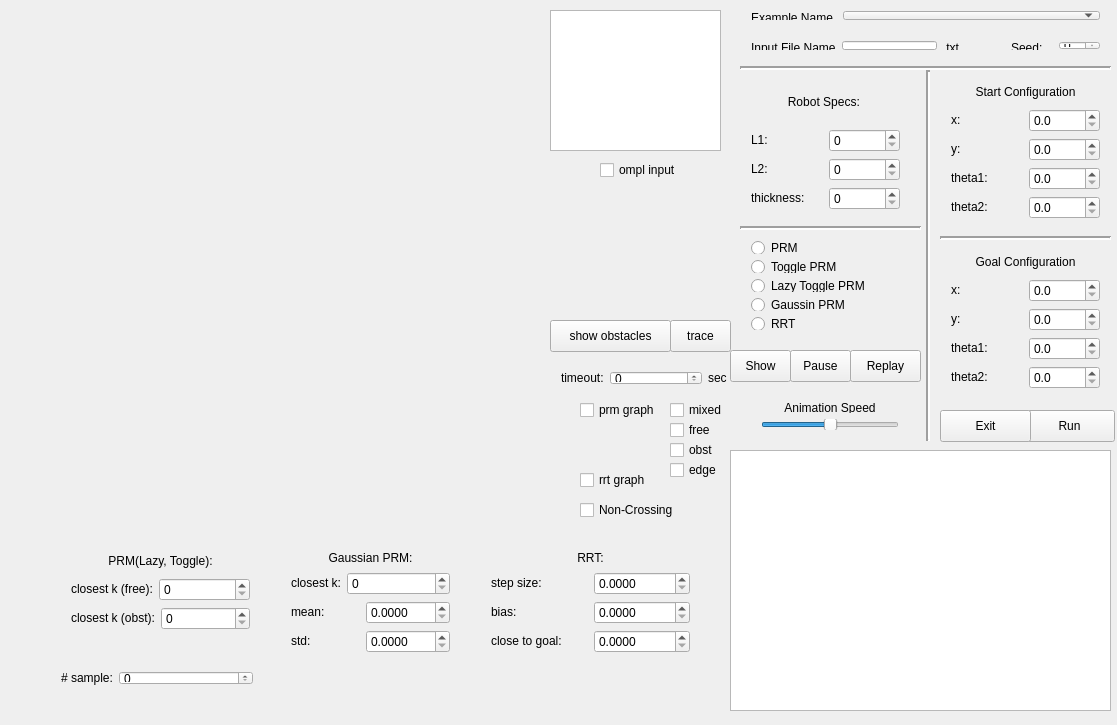
<?xml version="1.0" encoding="UTF-8"?>
<ui version="4.0">
 <class>MainWindow</class>
 <widget class="QMainWindow" name="MainWindow">
  <property name="geometry">
   <rect>
    <x>0</x>
    <y>0</y>
    <width>1117</width>
    <height>725</height>
   </rect>
  </property>
  <property name="maximumSize">
   <size>
    <width>1200</width>
    <height>750</height>
   </size>
  </property>
  <property name="windowTitle">
   <string>Non-Crossing 2-Links Robot Motion Planning</string>
  </property>
  <widget class="QWidget" name="centralWidget">
   <widget class="QTextBrowser" name="textOutput">
    <property name="geometry">
     <rect>
      <x>730</x>
      <y>450</y>
      <width>381</width>
      <height>261</height>
     </rect>
    </property>
   </widget>
   <widget class="QPushButton" name="run">
    <property name="geometry">
     <rect>
      <x>1024</x>
      <y>410</y>
      <width>91</width>
      <height>32</height>
     </rect>
    </property>
    <property name="text">
     <string>Run</string>
    </property>
   </widget>
   <widget class="QWidget" name="horizontalLayoutWidget">
    <property name="geometry">
     <rect>
      <x>740</x>
      <y>30</y>
      <width>231</width>
      <height>31</height>
     </rect>
    </property>
    <layout class="QHBoxLayout" name="horizontalLayout">
     <item>
      <widget class="QLabel" name="label">
       <property name="text">
        <string>&lt;html&gt;&lt;head/&gt;&lt;body&gt;&lt;p&gt;Input File Name&lt;/p&gt;&lt;/body&gt;&lt;/html&gt;</string>
       </property>
      </widget>
     </item>
     <item>
      <widget class="QLineEdit" name="inputFile"/>
     </item>
     <item>
      <widget class="QLabel" name="label_2">
       <property name="text">
        <string>&lt;html&gt;&lt;head/&gt;&lt;body&gt;&lt;p&gt;.txt&lt;/p&gt;&lt;/body&gt;&lt;/html&gt;</string>
       </property>
      </widget>
     </item>
    </layout>
   </widget>
   <widget class="QWidget" name="verticalLayoutWidget">
    <property name="geometry">
     <rect>
      <x>940</x>
      <y>70</y>
      <width>171</width>
      <height>160</height>
     </rect>
    </property>
    <layout class="QVBoxLayout" name="verticalLayout">
     <item>
      <widget class="QLabel" name="label_3">
       <property name="text">
        <string>&lt;html&gt;&lt;head/&gt;&lt;body&gt;&lt;p align=&quot;center&quot;&gt;Start Configuration&lt;/p&gt;&lt;/body&gt;&lt;/html&gt;</string>
       </property>
      </widget>
     </item>
     <item>
      <layout class="QHBoxLayout" name="horizontalLayout_2">
       <item>
        <widget class="QLabel" name="label_4">
         <property name="text">
          <string>&lt;html&gt;&lt;head/&gt;&lt;body&gt;&lt;p&gt;x:&lt;/p&gt;&lt;/body&gt;&lt;/html&gt;</string>
         </property>
        </widget>
       </item>
       <item>
        <widget class="QDoubleSpinBox" name="aX">
         <property name="decimals">
          <number>1</number>
         </property>
         <property name="maximum">
          <double>512.000000000000000</double>
         </property>
        </widget>
       </item>
      </layout>
     </item>
     <item>
      <layout class="QHBoxLayout" name="horizontalLayout_3">
       <item>
        <widget class="QLabel" name="label_5">
         <property name="text">
          <string>&lt;html&gt;&lt;head/&gt;&lt;body&gt;&lt;p&gt;y:&lt;/p&gt;&lt;/body&gt;&lt;/html&gt;</string>
         </property>
        </widget>
       </item>
       <item>
        <widget class="QDoubleSpinBox" name="aY">
         <property name="decimals">
          <number>1</number>
         </property>
         <property name="maximum">
          <double>512.000000000000000</double>
         </property>
        </widget>
       </item>
      </layout>
     </item>
     <item>
      <layout class="QHBoxLayout" name="horizontalLayout_4">
       <item>
        <widget class="QLabel" name="label_6">
         <property name="text">
          <string>&lt;html&gt;&lt;head/&gt;&lt;body&gt;&lt;p&gt;theta1:&lt;/p&gt;&lt;/body&gt;&lt;/html&gt;</string>
         </property>
        </widget>
       </item>
       <item>
        <widget class="QDoubleSpinBox" name="aT1">
         <property name="decimals">
          <number>1</number>
         </property>
         <property name="maximum">
          <double>360.000000000000000</double>
         </property>
        </widget>
       </item>
      </layout>
     </item>
     <item>
      <layout class="QHBoxLayout" name="horizontalLayout_5">
       <item>
        <widget class="QLabel" name="label_7">
         <property name="text">
          <string>&lt;html&gt;&lt;head/&gt;&lt;body&gt;&lt;p&gt;theta2:&lt;/p&gt;&lt;/body&gt;&lt;/html&gt;</string>
         </property>
        </widget>
       </item>
       <item>
        <widget class="QDoubleSpinBox" name="aT2">
         <property name="decimals">
          <number>1</number>
         </property>
         <property name="maximum">
          <double>360.000000000000000</double>
         </property>
        </widget>
       </item>
      </layout>
     </item>
    </layout>
   </widget>
   <widget class="QWidget" name="verticalLayoutWidget_2">
    <property name="geometry">
     <rect>
      <x>940</x>
      <y>240</y>
      <width>171</width>
      <height>160</height>
     </rect>
    </property>
    <layout class="QVBoxLayout" name="verticalLayout_2">
     <item>
      <widget class="QLabel" name="label_8">
       <property name="text">
        <string>&lt;html&gt;&lt;head/&gt;&lt;body&gt;&lt;p align=&quot;center&quot;&gt;Goal Configuration&lt;/p&gt;&lt;/body&gt;&lt;/html&gt;</string>
       </property>
      </widget>
     </item>
     <item>
      <layout class="QHBoxLayout" name="horizontalLayout_6">
       <item>
        <widget class="QLabel" name="label_9">
         <property name="text">
          <string>&lt;html&gt;&lt;head/&gt;&lt;body&gt;&lt;p&gt;x:&lt;/p&gt;&lt;/body&gt;&lt;/html&gt;</string>
         </property>
        </widget>
       </item>
       <item>
        <widget class="QDoubleSpinBox" name="bX">
         <property name="decimals">
          <number>1</number>
         </property>
         <property name="maximum">
          <double>512.000000000000000</double>
         </property>
        </widget>
       </item>
      </layout>
     </item>
     <item>
      <layout class="QHBoxLayout" name="horizontalLayout_7">
       <item>
        <widget class="QLabel" name="label_10">
         <property name="text">
          <string>&lt;html&gt;&lt;head/&gt;&lt;body&gt;&lt;p&gt;y:&lt;/p&gt;&lt;/body&gt;&lt;/html&gt;</string>
         </property>
        </widget>
       </item>
       <item>
        <widget class="QDoubleSpinBox" name="bY">
         <property name="decimals">
          <number>1</number>
         </property>
         <property name="maximum">
          <double>512.000000000000000</double>
         </property>
        </widget>
       </item>
      </layout>
     </item>
     <item>
      <layout class="QHBoxLayout" name="horizontalLayout_8">
       <item>
        <widget class="QLabel" name="label_11">
         <property name="text">
          <string>&lt;html&gt;&lt;head/&gt;&lt;body&gt;&lt;p&gt;theta1:&lt;/p&gt;&lt;/body&gt;&lt;/html&gt;</string>
         </property>
        </widget>
       </item>
       <item>
        <widget class="QDoubleSpinBox" name="bT1">
         <property name="decimals">
          <number>1</number>
         </property>
         <property name="maximum">
          <double>360.000000000000000</double>
         </property>
        </widget>
       </item>
      </layout>
     </item>
     <item>
      <layout class="QHBoxLayout" name="horizontalLayout_9">
       <item>
        <widget class="QLabel" name="label_12">
         <property name="text">
          <string>&lt;html&gt;&lt;head/&gt;&lt;body&gt;&lt;p&gt;theta2:&lt;/p&gt;&lt;/body&gt;&lt;/html&gt;</string>
         </property>
        </widget>
       </item>
       <item>
        <widget class="QDoubleSpinBox" name="bT2">
         <property name="decimals">
          <number>1</number>
         </property>
         <property name="maximum">
          <double>360.000000000000000</double>
         </property>
        </widget>
       </item>
      </layout>
     </item>
    </layout>
   </widget>
   <widget class="QWidget" name="verticalLayoutWidget_3">
    <property name="geometry">
     <rect>
      <x>740</x>
      <y>70</y>
      <width>171</width>
      <height>151</height>
     </rect>
    </property>
    <layout class="QVBoxLayout" name="verticalLayout_3">
     <item>
      <widget class="QLabel" name="label_13">
       <property name="text">
        <string>&lt;html&gt;&lt;head/&gt;&lt;body&gt;&lt;p align=&quot;center&quot;&gt;Robot Specs: &lt;/p&gt;&lt;/body&gt;&lt;/html&gt;</string>
       </property>
      </widget>
     </item>
     <item>
      <layout class="QHBoxLayout" name="horizontalLayout_10">
       <item>
        <widget class="QLabel" name="label_14">
         <property name="text">
          <string>&lt;html&gt;&lt;head/&gt;&lt;body&gt;&lt;p&gt;L1:&lt;/p&gt;&lt;/body&gt;&lt;/html&gt;</string>
         </property>
        </widget>
       </item>
       <item>
        <widget class="QDoubleSpinBox" name="l1">
         <property name="decimals">
          <number>0</number>
         </property>
         <property name="maximum">
          <double>1000.000000000000000</double>
         </property>
        </widget>
       </item>
      </layout>
     </item>
     <item>
      <layout class="QHBoxLayout" name="horizontalLayout_20">
       <item>
        <widget class="QLabel" name="label_28">
         <property name="text">
          <string>&lt;html&gt;&lt;head/&gt;&lt;body&gt;&lt;p&gt;L2:&lt;/p&gt;&lt;/body&gt;&lt;/html&gt;</string>
         </property>
        </widget>
       </item>
       <item>
        <widget class="QDoubleSpinBox" name="l2">
         <property name="decimals">
          <number>0</number>
         </property>
         <property name="maximum">
          <double>1000.000000000000000</double>
         </property>
        </widget>
       </item>
      </layout>
     </item>
     <item>
      <layout class="QHBoxLayout" name="horizontalLayout_11">
       <item>
        <widget class="QLabel" name="label_15">
         <property name="text">
          <string>&lt;html&gt;&lt;head/&gt;&lt;body&gt;&lt;p&gt;thickness:&lt;/p&gt;&lt;/body&gt;&lt;/html&gt;</string>
         </property>
        </widget>
       </item>
       <item>
        <widget class="QDoubleSpinBox" name="thickness">
         <property name="decimals">
          <number>0</number>
         </property>
         <property name="maximum">
          <double>1000.000000000000000</double>
         </property>
        </widget>
       </item>
      </layout>
     </item>
    </layout>
   </widget>
   <widget class="QWidget" name="horizontalLayoutWidget_9">
    <property name="geometry">
     <rect>
      <x>1000</x>
      <y>30</y>
      <width>111</width>
      <height>31</height>
     </rect>
    </property>
    <layout class="QHBoxLayout" name="horizontalLayout_13">
     <item>
      <widget class="QLabel" name="label_17">
       <property name="text">
        <string>&lt;html&gt;&lt;head/&gt;&lt;body&gt;&lt;p&gt;Seed:&lt;/p&gt;&lt;/body&gt;&lt;/html&gt;</string>
       </property>
      </widget>
     </item>
     <item>
      <widget class="QSpinBox" name="random"/>
     </item>
    </layout>
   </widget>
   <widget class="QWidget" name="verticalLayoutWidget_4">
    <property name="geometry">
     <rect>
      <x>740</x>
      <y>230</y>
      <width>181</width>
      <height>111</height>
     </rect>
    </property>
    <layout class="QVBoxLayout" name="verticalLayout_4">
     <item>
      <widget class="QRadioButton" name="prm">
       <property name="text">
        <string>PRM</string>
       </property>
      </widget>
     </item>
     <item>
      <widget class="QRadioButton" name="toggle">
       <property name="text">
        <string>Toggle PRM</string>
       </property>
      </widget>
     </item>
     <item>
      <widget class="QRadioButton" name="lazytoggle">
       <property name="text">
        <string>Lazy Toggle PRM</string>
       </property>
      </widget>
     </item>
     <item>
      <widget class="QRadioButton" name="gauss">
       <property name="text">
        <string>Gaussin PRM</string>
       </property>
      </widget>
     </item>
     <item>
      <widget class="QRadioButton" name="rrt">
       <property name="text">
        <string>RRT</string>
       </property>
      </widget>
     </item>
    </layout>
   </widget>
   <widget class="QPushButton" name="exit">
    <property name="geometry">
     <rect>
      <x>940</x>
      <y>410</y>
      <width>91</width>
      <height>32</height>
     </rect>
    </property>
    <property name="text">
     <string>Exit</string>
    </property>
   </widget>
   <widget class="Line" name="line">
    <property name="geometry">
     <rect>
      <x>920</x>
      <y>70</y>
      <width>16</width>
      <height>371</height>
     </rect>
    </property>
    <property name="frameShadow">
     <enum>QFrame::Sunken</enum>
    </property>
    <property name="lineWidth">
     <number>2</number>
    </property>
    <property name="orientation">
     <enum>Qt::Vertical</enum>
    </property>
   </widget>
   <widget class="Line" name="line_2">
    <property name="geometry">
     <rect>
      <x>740</x>
      <y>60</y>
      <width>371</width>
      <height>16</height>
     </rect>
    </property>
    <property name="lineWidth">
     <number>2</number>
    </property>
    <property name="orientation">
     <enum>Qt::Horizontal</enum>
    </property>
   </widget>
   <widget class="Line" name="line_3">
    <property name="geometry">
     <rect>
      <x>740</x>
      <y>220</y>
      <width>181</width>
      <height>16</height>
     </rect>
    </property>
    <property name="lineWidth">
     <number>2</number>
    </property>
    <property name="orientation">
     <enum>Qt::Horizontal</enum>
    </property>
   </widget>
   <widget class="Line" name="line_4">
    <property name="geometry">
     <rect>
      <x>940</x>
      <y>230</y>
      <width>171</width>
      <height>16</height>
     </rect>
    </property>
    <property name="lineWidth">
     <number>2</number>
    </property>
    <property name="orientation">
     <enum>Qt::Horizontal</enum>
    </property>
   </widget>
   <widget class="Display" name="openGLWidget" native="true">
    <property name="geometry">
     <rect>
      <x>30</x>
      <y>10</y>
      <width>512</width>
      <height>512</height>
     </rect>
    </property>
    <property name="maximumSize">
     <size>
      <width>512</width>
      <height>512</height>
     </size>
    </property>
   </widget>
   <widget class="QPushButton" name="show">
    <property name="geometry">
     <rect>
      <x>730</x>
      <y>350</y>
      <width>61</width>
      <height>32</height>
     </rect>
    </property>
    <property name="text">
     <string>Show</string>
    </property>
   </widget>
   <widget class="QWidget" name="verticalLayoutWidget_6">
    <property name="geometry">
     <rect>
      <x>750</x>
      <y>390</y>
      <width>160</width>
      <height>51</height>
     </rect>
    </property>
    <layout class="QVBoxLayout" name="verticalLayout_6">
     <item>
      <widget class="QLabel" name="label_18">
       <property name="text">
        <string>&lt;html&gt;&lt;head/&gt;&lt;body&gt;&lt;p align=&quot;center&quot;&gt;Animation Speed&lt;/p&gt;&lt;/body&gt;&lt;/html&gt;</string>
       </property>
      </widget>
     </item>
     <item>
      <widget class="QSlider" name="animationSpeed">
       <property name="value">
        <number>50</number>
       </property>
       <property name="orientation">
        <enum>Qt::Horizontal</enum>
       </property>
      </widget>
     </item>
    </layout>
   </widget>
   <widget class="QWidget" name="horizontalLayoutWidget_2">
    <property name="geometry">
     <rect>
      <x>740</x>
      <y>0</y>
      <width>371</width>
      <height>31</height>
     </rect>
    </property>
    <layout class="QHBoxLayout" name="horizontalLayout_16">
     <item>
      <widget class="QLabel" name="label_20">
       <property name="sizePolicy">
        <sizepolicy hsizetype="Fixed" vsizetype="Preferred">
         <horstretch>0</horstretch>
         <verstretch>0</verstretch>
        </sizepolicy>
       </property>
       <property name="text">
        <string>&lt;html&gt;&lt;head/&gt;&lt;body&gt;&lt;p&gt;Example Name &lt;/p&gt;&lt;/body&gt;&lt;/html&gt;</string>
       </property>
      </widget>
     </item>
     <item>
      <widget class="QComboBox" name="comboBox"/>
     </item>
    </layout>
   </widget>
   <widget class="QPushButton" name="pause">
    <property name="geometry">
     <rect>
      <x>790</x>
      <y>350</y>
      <width>61</width>
      <height>32</height>
     </rect>
    </property>
    <property name="text">
     <string>Pause</string>
    </property>
   </widget>
   <widget class="QPushButton" name="replay">
    <property name="geometry">
     <rect>
      <x>850</x>
      <y>350</y>
      <width>71</width>
      <height>32</height>
     </rect>
    </property>
    <property name="text">
     <string>Replay</string>
    </property>
   </widget>
   <widget class="QCheckBox" name="non_crossing">
    <property name="geometry">
     <rect>
      <x>580</x>
      <y>500</y>
      <width>111</width>
      <height>20</height>
     </rect>
    </property>
    <property name="text">
     <string>Non-Crossing</string>
    </property>
   </widget>
   <widget class="QWidget" name="verticalLayoutWidget_5">
    <property name="geometry">
     <rect>
      <x>60</x>
      <y>540</y>
      <width>201</width>
      <height>101</height>
     </rect>
    </property>
    <layout class="QVBoxLayout" name="verticalLayout_5">
     <item>
      <widget class="QLabel" name="label_16">
       <property name="text">
        <string>&lt;html&gt;&lt;head/&gt;&lt;body&gt;&lt;p align=&quot;center&quot;&gt;PRM(Lazy, Toggle):&lt;/p&gt;&lt;/body&gt;&lt;/html&gt;</string>
       </property>
      </widget>
     </item>
     <item>
      <layout class="QHBoxLayout" name="horizontalLayout_12">
       <item>
        <widget class="QLabel" name="label_19">
         <property name="text">
          <string>&lt;html&gt;&lt;head/&gt;&lt;body&gt;&lt;p&gt;closest k (free):&lt;/p&gt;&lt;/body&gt;&lt;/html&gt;</string>
         </property>
        </widget>
       </item>
       <item>
        <widget class="QDoubleSpinBox" name="prm_closest_free_k">
         <property name="sizePolicy">
          <sizepolicy hsizetype="MinimumExpanding" vsizetype="Fixed">
           <horstretch>0</horstretch>
           <verstretch>0</verstretch>
          </sizepolicy>
         </property>
         <property name="decimals">
          <number>0</number>
         </property>
         <property name="maximum">
          <double>1000000.000000000000000</double>
         </property>
        </widget>
       </item>
      </layout>
     </item>
     <item>
      <layout class="QHBoxLayout" name="horizontalLayout_24">
       <item>
        <widget class="QLabel" name="label_34">
         <property name="text">
          <string>&lt;html&gt;&lt;head/&gt;&lt;body&gt;&lt;p&gt;closest k (obst):&lt;/p&gt;&lt;/body&gt;&lt;/html&gt;</string>
         </property>
        </widget>
       </item>
       <item>
        <widget class="QDoubleSpinBox" name="prm_closest_obst_k">
         <property name="sizePolicy">
          <sizepolicy hsizetype="MinimumExpanding" vsizetype="Fixed">
           <horstretch>0</horstretch>
           <verstretch>0</verstretch>
          </sizepolicy>
         </property>
         <property name="decimals">
          <number>0</number>
         </property>
         <property name="maximum">
          <double>1000000.000000000000000</double>
         </property>
        </widget>
       </item>
      </layout>
     </item>
    </layout>
   </widget>
   <widget class="QWidget" name="verticalLayoutWidget_7">
    <property name="geometry">
     <rect>
      <x>280</x>
      <y>540</y>
      <width>181</width>
      <height>124</height>
     </rect>
    </property>
    <layout class="QVBoxLayout" name="verticalLayout_7">
     <item>
      <widget class="QLabel" name="label_22">
       <property name="text">
        <string>&lt;html&gt;&lt;head/&gt;&lt;body&gt;&lt;p align=&quot;center&quot;&gt;Gaussian PRM:&lt;/p&gt;&lt;/body&gt;&lt;/html&gt;</string>
       </property>
      </widget>
     </item>
     <item>
      <layout class="QHBoxLayout" name="horizontalLayout_15">
       <item>
        <widget class="QLabel" name="label_23">
         <property name="text">
          <string>&lt;html&gt;&lt;head/&gt;&lt;body&gt;&lt;p&gt;closest k:&lt;/p&gt;&lt;/body&gt;&lt;/html&gt;</string>
         </property>
        </widget>
       </item>
       <item>
        <widget class="QDoubleSpinBox" name="gauss_closest_k">
         <property name="sizePolicy">
          <sizepolicy hsizetype="MinimumExpanding" vsizetype="Fixed">
           <horstretch>0</horstretch>
           <verstretch>0</verstretch>
          </sizepolicy>
         </property>
         <property name="decimals">
          <number>0</number>
         </property>
         <property name="maximum">
          <double>1000000.000000000000000</double>
         </property>
        </widget>
       </item>
      </layout>
     </item>
     <item>
      <layout class="QHBoxLayout" name="horizontalLayout_14">
       <item>
        <widget class="QLabel" name="label_21">
         <property name="text">
          <string>&lt;html&gt;&lt;head/&gt;&lt;body&gt;&lt;p&gt;mean:&lt;/p&gt;&lt;/body&gt;&lt;/html&gt;</string>
         </property>
        </widget>
       </item>
       <item>
        <widget class="QDoubleSpinBox" name="gauss_mean">
         <property name="decimals">
          <number>4</number>
         </property>
         <property name="maximum">
          <double>1000.000000000000000</double>
         </property>
        </widget>
       </item>
      </layout>
     </item>
     <item>
      <layout class="QHBoxLayout" name="horizontalLayout_17">
       <item>
        <widget class="QLabel" name="label_24">
         <property name="text">
          <string>&lt;html&gt;&lt;head/&gt;&lt;body&gt;&lt;p&gt;std:&lt;/p&gt;&lt;/body&gt;&lt;/html&gt;</string>
         </property>
        </widget>
       </item>
       <item>
        <widget class="QDoubleSpinBox" name="gauss_std">
         <property name="decimals">
          <number>4</number>
         </property>
         <property name="maximum">
          <double>1000.000000000000000</double>
         </property>
        </widget>
       </item>
      </layout>
     </item>
    </layout>
   </widget>
   <widget class="QWidget" name="verticalLayoutWidget_8">
    <property name="geometry">
     <rect>
      <x>480</x>
      <y>540</y>
      <width>221</width>
      <height>124</height>
     </rect>
    </property>
    <layout class="QVBoxLayout" name="verticalLayout_8">
     <item>
      <widget class="QLabel" name="label_25">
       <property name="text">
        <string>&lt;html&gt;&lt;head/&gt;&lt;body&gt;&lt;p align=&quot;center&quot;&gt;RRT:&lt;/p&gt;&lt;/body&gt;&lt;/html&gt;</string>
       </property>
      </widget>
     </item>
     <item>
      <layout class="QHBoxLayout" name="horizontalLayout_18">
       <item>
        <widget class="QLabel" name="label_26">
         <property name="text">
          <string>&lt;html&gt;&lt;head/&gt;&lt;body&gt;&lt;p&gt;step size:&lt;/p&gt;&lt;/body&gt;&lt;/html&gt;</string>
         </property>
        </widget>
       </item>
       <item>
        <widget class="QDoubleSpinBox" name="rrt_step_size">
         <property name="decimals">
          <number>4</number>
         </property>
         <property name="maximum">
          <double>1000.000000000000000</double>
         </property>
        </widget>
       </item>
      </layout>
     </item>
     <item>
      <layout class="QHBoxLayout" name="horizontalLayout_21">
       <item>
        <widget class="QLabel" name="label_29">
         <property name="text">
          <string>&lt;html&gt;&lt;head/&gt;&lt;body&gt;&lt;p&gt;bias:&lt;/p&gt;&lt;/body&gt;&lt;/html&gt;</string>
         </property>
        </widget>
       </item>
       <item>
        <widget class="QDoubleSpinBox" name="rrt_bias">
         <property name="decimals">
          <number>4</number>
         </property>
         <property name="maximum">
          <double>1000.000000000000000</double>
         </property>
        </widget>
       </item>
      </layout>
     </item>
     <item>
      <layout class="QHBoxLayout" name="horizontalLayout_19">
       <item>
        <widget class="QLabel" name="label_27">
         <property name="text">
          <string>&lt;html&gt;&lt;head/&gt;&lt;body&gt;&lt;p&gt;close to goal:&lt;/p&gt;&lt;/body&gt;&lt;/html&gt;</string>
         </property>
        </widget>
       </item>
       <item>
        <widget class="QDoubleSpinBox" name="rrt_close_to_goal">
         <property name="decimals">
          <number>4</number>
         </property>
         <property name="maximum">
          <double>1000.000000000000000</double>
         </property>
        </widget>
       </item>
      </layout>
     </item>
    </layout>
   </widget>
   <widget class="QWidget" name="layoutWidget_2">
    <property name="geometry">
     <rect>
      <x>50</x>
      <y>660</y>
      <width>214</width>
      <height>36</height>
     </rect>
    </property>
    <layout class="QHBoxLayout" name="horizontalLayout_22">
     <item>
      <widget class="QLabel" name="label_30">
       <property name="sizePolicy">
        <sizepolicy hsizetype="Maximum" vsizetype="Minimum">
         <horstretch>0</horstretch>
         <verstretch>0</verstretch>
        </sizepolicy>
       </property>
       <property name="text">
        <string>&lt;html&gt;&lt;head/&gt;&lt;body&gt;&lt;p&gt;# sample:&lt;/p&gt;&lt;/body&gt;&lt;/html&gt;</string>
       </property>
      </widget>
     </item>
     <item>
      <widget class="QDoubleSpinBox" name="max_sample">
       <property name="sizePolicy">
        <sizepolicy hsizetype="MinimumExpanding" vsizetype="Maximum">
         <horstretch>0</horstretch>
         <verstretch>0</verstretch>
        </sizepolicy>
       </property>
       <property name="decimals">
        <number>0</number>
       </property>
       <property name="maximum">
        <double>10000000.000000000000000</double>
       </property>
      </widget>
     </item>
    </layout>
   </widget>
   <widget class="QCheckBox" name="prm_graph">
    <property name="geometry">
     <rect>
      <x>580</x>
      <y>400</y>
      <width>111</width>
      <height>20</height>
     </rect>
    </property>
    <property name="text">
     <string>prm graph</string>
    </property>
   </widget>
   <widget class="QCheckBox" name="rrt_graph">
    <property name="geometry">
     <rect>
      <x>580</x>
      <y>470</y>
      <width>111</width>
      <height>20</height>
     </rect>
    </property>
    <property name="text">
     <string>rrt graph</string>
    </property>
   </widget>
   <widget class="QTextBrowser" name="textOutputTime">
    <property name="geometry">
     <rect>
      <x>550</x>
      <y>10</y>
      <width>171</width>
      <height>141</height>
     </rect>
    </property>
   </widget>
   <widget class="QCheckBox" name="prm_graph_free">
    <property name="geometry">
     <rect>
      <x>670</x>
      <y>420</y>
      <width>61</width>
      <height>20</height>
     </rect>
    </property>
    <property name="text">
     <string>free</string>
    </property>
   </widget>
   <widget class="QCheckBox" name="prm_graph_obst">
    <property name="geometry">
     <rect>
      <x>670</x>
      <y>440</y>
      <width>61</width>
      <height>20</height>
     </rect>
    </property>
    <property name="text">
     <string>obst</string>
    </property>
   </widget>
   <widget class="QWidget" name="layoutWidget_3">
    <property name="geometry">
     <rect>
      <x>550</x>
      <y>360</y>
      <width>188</width>
      <height>36</height>
     </rect>
    </property>
    <layout class="QHBoxLayout" name="horizontalLayout_23">
     <item>
      <widget class="QLabel" name="label_31">
       <property name="sizePolicy">
        <sizepolicy hsizetype="Maximum" vsizetype="Minimum">
         <horstretch>0</horstretch>
         <verstretch>0</verstretch>
        </sizepolicy>
       </property>
       <property name="text">
        <string>&lt;html&gt;&lt;head/&gt;&lt;body&gt;&lt;p&gt;timeout:&lt;/p&gt;&lt;/body&gt;&lt;/html&gt;</string>
       </property>
      </widget>
     </item>
     <item>
      <widget class="QDoubleSpinBox" name="timeout">
       <property name="sizePolicy">
        <sizepolicy hsizetype="MinimumExpanding" vsizetype="Maximum">
         <horstretch>0</horstretch>
         <verstretch>0</verstretch>
        </sizepolicy>
       </property>
       <property name="decimals">
        <number>0</number>
       </property>
       <property name="maximum">
        <double>10000000.000000000000000</double>
       </property>
      </widget>
     </item>
     <item>
      <widget class="QLabel" name="label_33">
       <property name="text">
        <string>&lt;html&gt;&lt;head/&gt;&lt;body&gt;&lt;p&gt;sec&lt;/p&gt;&lt;/body&gt;&lt;/html&gt;</string>
       </property>
      </widget>
     </item>
    </layout>
   </widget>
   <widget class="QCheckBox" name="ompl">
    <property name="geometry">
     <rect>
      <x>600</x>
      <y>160</y>
      <width>111</width>
      <height>20</height>
     </rect>
    </property>
    <property name="text">
     <string>ompl input</string>
    </property>
   </widget>
   <widget class="QCheckBox" name="prm_graph_edge">
    <property name="geometry">
     <rect>
      <x>670</x>
      <y>460</y>
      <width>61</width>
      <height>20</height>
     </rect>
    </property>
    <property name="text">
     <string>edge</string>
    </property>
   </widget>
   <widget class="QPushButton" name="trace">
    <property name="geometry">
     <rect>
      <x>670</x>
      <y>320</y>
      <width>61</width>
      <height>32</height>
     </rect>
    </property>
    <property name="text">
     <string>trace</string>
    </property>
   </widget>
   <widget class="QPushButton" name="showFilledObstacles">
    <property name="geometry">
     <rect>
      <x>550</x>
      <y>320</y>
      <width>121</width>
      <height>32</height>
     </rect>
    </property>
    <property name="text">
     <string>show obstacles</string>
    </property>
   </widget>
   <widget class="QCheckBox" name="prm_graph_mixed">
    <property name="geometry">
     <rect>
      <x>670</x>
      <y>400</y>
      <width>61</width>
      <height>20</height>
     </rect>
    </property>
    <property name="text">
     <string>mixed</string>
    </property>
   </widget>
  </widget>
  <widget class="QMenuBar" name="menuBar">
   <property name="geometry">
    <rect>
     <x>0</x>
     <y>0</y>
     <width>1117</width>
     <height>22</height>
    </rect>
   </property>
  </widget>
 </widget>
 <layoutdefault spacing="6" margin="11"/>
 <customwidgets>
  <customwidget>
   <class>Display</class>
   <extends>QWidget</extends>
   <header>display.h</header>
   <container>1</container>
  </customwidget>
 </customwidgets>
 <resources/>
 <connections/>
</ui>
